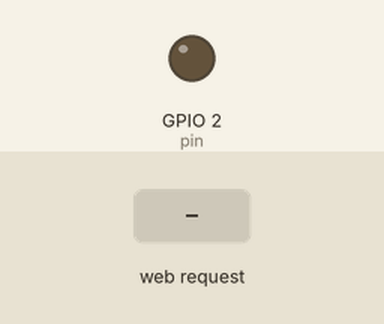
A sketch run on a simulated ESP8266 (NodeMCU). Parts: output pins drawn as LEDs (lit = HIGH). The inputs (shaded band) are chosen by the test bench. WiFi joins after 1.5 s; servers stay silent unless stated.

Above: at 2.7 s.
2.8 s: HTTP request GET / received
At 4.0 s:
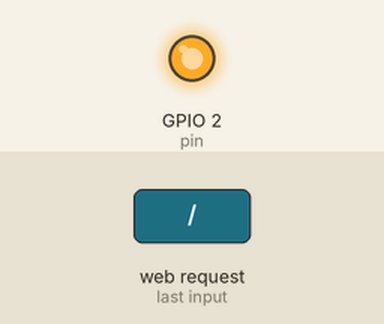
4.3 s: HTTP request GET /toggle received
At 5.3 s:
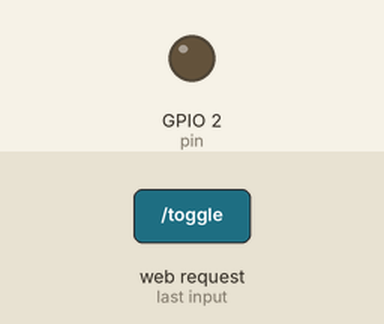
5.8 s: HTTP request GET /off received
At 6.4 s:
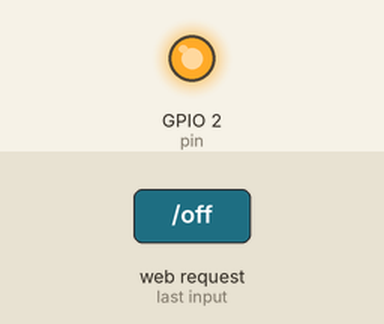
Timing chart, 0 to 8.8 s (numbered marks = the images above; inputs shaded):
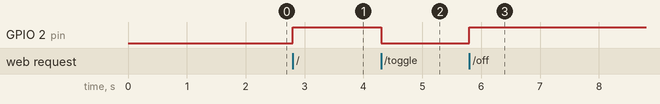

The sketch:

smartswitch.ino
```cpp
#include <ESP8266WiFi.h>
#include <ESP8266WebServer.h>

ESP8266WebServer server(80);
const char* ssid = "The Pink Rabbit";
const char* password = "walkingwithspiders";
const int pin = 2;
boolean on = true;

void setup() {
  pinMode(pin, OUTPUT);
  WiFi.hostname("Orange");
  WiFi.begin(ssid, password);
  while (WiFi.status() != WL_CONNECTED) {
    delay(500);
  }
  server.on("/", switchToggle);
  server.on("/toggle", switchToggle);
  server.on("/on", switchOn);
  server.on("/off", switchOff);
  server.begin();
}

void sendState() {
  server.send(200, "text/plain", "The switch is now " + String(on ? "on" : "off") + ".\n");
}

void switchOn() {
  digitalWrite(pin, LOW);
  on = true;
  sendState();
}

void switchOff() {
  digitalWrite(pin, HIGH);
  on = false;
  sendState();
}

void switchToggle() {
  on ? switchOff() : switchOn();
}

void loop() {
  server.handleClient();
}
```

Measured:
- after the input at 2.8 s, GPIO 2 (pin): LOW → HIGH at once
- after the input at 4.3 s, GPIO 2 (pin): HIGH → LOW at once
- after the input at 5.8 s, GPIO 2 (pin): LOW → HIGH at once
